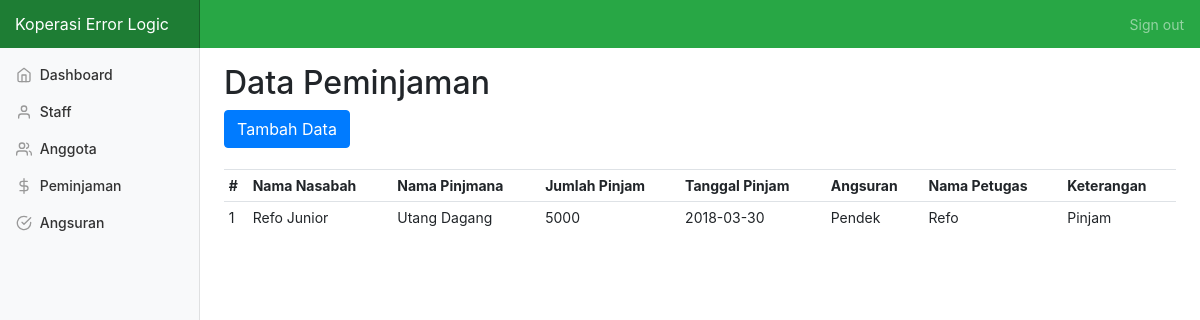
/peminjaman.php (signed in), run on the app's committed database.
### tables this page shows
CREATE TABLE `peminjaman` (
  `id_peminjaman` int(11) NOT NULL,
  `id_user` int(11) NOT NULL,
  `id_nasabah` int(11) NOT NULL,
  `id_angsuran` int(11) NOT NULL,
  `nama_peminjaman` varchar(100) NOT NULL,
  `jumlah` int(11) NOT NULL,
  `hutang` int(11) NOT NULL,
  `tanggal` date NOT NULL,
  `keterangan` varchar(100) NOT NULL,
  `lunas` varchar(1) NOT NULL
);

CREATE TABLE `nasabah` (
  `id_nasabah` int(11) NOT NULL,
  `ktp` int(11) NOT NULL,
  `nama_nasabah` varchar(100) NOT NULL,
  `tempat_lahir` varchar(30) NOT NULL,
  `tanggal_lahir` date NOT NULL,
  `jenis_kelamin` varchar(15) NOT NULL,
  `alamat` varchar(255) NOT NULL,
  `status` varchar(15) NOT NULL
);

CREATE TABLE `angsuran` (
  `id_angsuran` int(11) NOT NULL,
  `nama_angsuran` varchar(20) NOT NULL,
  `bulan` int(11) NOT NULL
);

CREATE TABLE `user` (
  `id_user` int(11) NOT NULL,
  `username` varchar(30) NOT NULL,
  `password` varchar(255) NOT NULL,
  `nama` varchar(100) NOT NULL,
  `tempat_lahir` varchar(30) NOT NULL,
  `tanggal_lahir` date NOT NULL,
  `jenis_kelamin` varchar(15) NOT NULL,
  `alamat` varchar(255) NOT NULL,
  `email` varchar(30) NOT NULL,
  `level` varchar(10) NOT NULL
);

### peminjaman.php (the view, shortened to what this page needs)
<?php require_once "view/head.php"; ?>
  <?php require_once "view/sidebar.php"; ?>
    <h2>Data Peminjaman</h2>
    <button type="button" class="btn btn-primary" data-toggle="modal" data-target="#addModal">
	  Tambah Data
	</button>
    <br><br>
    <div class="table-responsive">
      	<table class="table table-sm">
      		<tr>
      			<th>#</th>
      			<th>Nama Nasabah</th>
      			<th>Nama Pinjmana</th>
      			<th>Jumlah Pinjam</th>
      			<th>Tanggal Pinjam</th>
      			<th>Angsuran</th>
      			<th>Nama Petugas</th>
      			<th>Keterangan</th>
      		</tr>
      		<?php
      			$no = 1;
      			$query = mysqli_query($connect, "SELECT * FROM peminjaman
      				INNER JOIN user on user.id_user = peminjaman.id_user
      				INNER JOIN angsuran on angsuran.id_angsuran = peminjaman.id_angsuran
      				INNER JOIN nasabah on nasabah.id_nasabah = peminjaman.id_nasabah ");
      			while($row = mysqli_fetch_array($query)){
      		?>
      		<tr>
      			<td><?= $no++ ?></td>
      			<td><?= $row['nama_nasabah'] ?></td>
      			<td><?= $row['nama_peminjaman'] ?></td>
      			<td><?= $row['jumlah'] ?></td>
      			<td><?= $row['tanggal'] ?></td>
      			<td><?= $row['nama_angsuran'] ?></td>
      			<td><?= $row['nama'] ?></td>
      			<td><?= $row['keterangan'] ?></td>
      		</tr>
      		<?php } ?>
      	</table>
    </div>
  <?php require_once "view/footer.php" ?>

### css/dashboard.css (style rules this page uses)
body { font-size: .875rem; }

### data on the page
peminjaman: id_nasabah.nama_nasabah "Refo Junior", nama_peminjaman "Utang Dagang", jumlah "5000", tanggal "2018-03-30", id_angsuran.nama_angsuran "Pendek", id_user.nama "Refo", keterangan "Pinjam"
